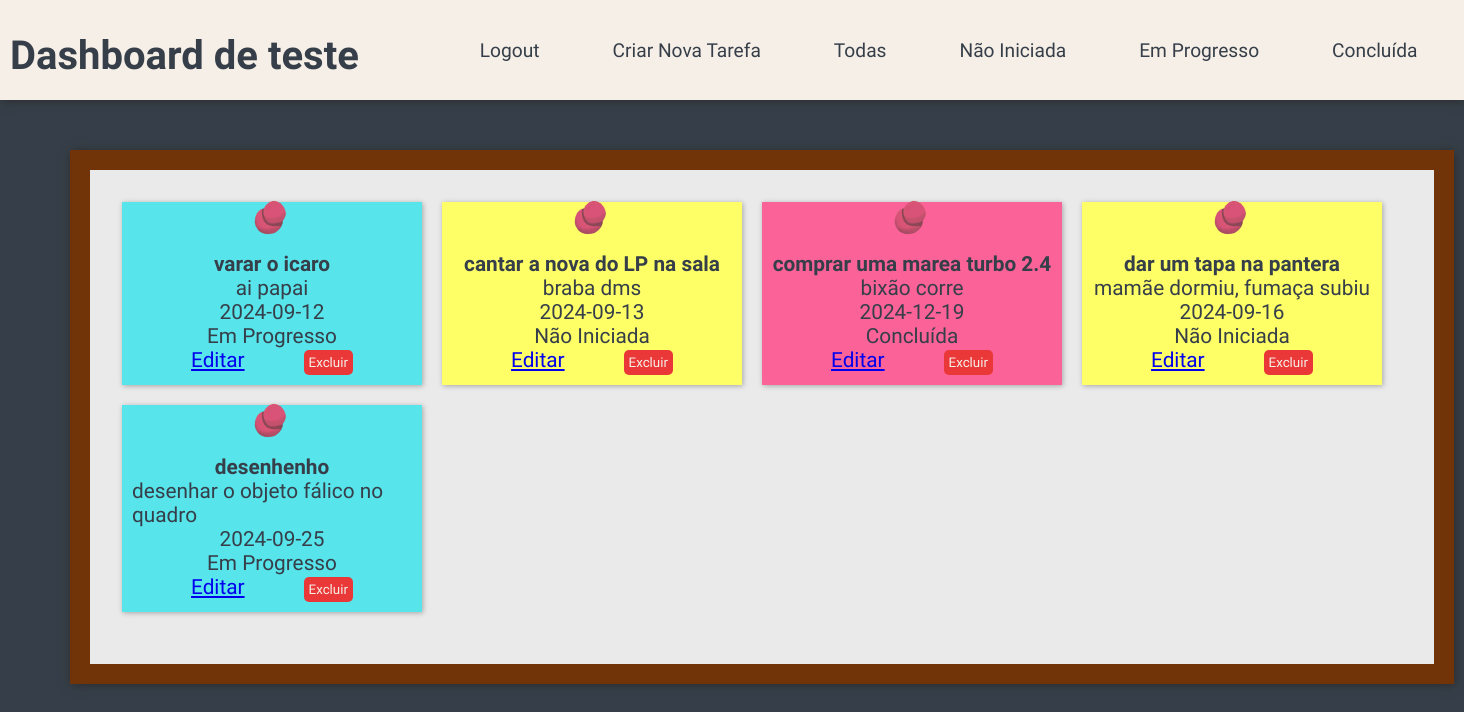
The page /dashboard (signed in) on the database its author committed.
### models.py (models this page shows)
class User(db.Model, UserMixin):
    id = db.Column(db.Integer, primary_key=True)
    name = db.Column(db.String(100), nullable=False)
    password = db.Column(db.String(100), nullable=False)
    events = db.relationship('Event', backref='user', lazy=True)

class Event(db.Model):
    id = db.Column(db.Integer, primary_key=True)
    name = db.Column(db.String(100), nullable=False)
    date = db.Column(db.Date, nullable=False)
    description = db.Column(db.Text, nullable=False)
    status = db.Column(Enum(StatusEnum), nullable=False, default=StatusEnum.NOT_STARTED.name)
    user_id = db.Column(db.Integer, db.ForeignKey('user.id'), nullable=False)

### main.py (the view)
@app.route('/dashboard', methods=['GET'])
@login_required
def dashboard():
    users = User.query.all()
    filter_status = request.args.get('filter')
    if filter_status:
        events = Event.query.filter_by(user_id=current_user.id, status=filter_status).all()
    else:
        events = Event.query.filter_by(user_id=current_user.id).all()
    return render_template('dashboard.html', events=events, filter=filter_status)

### models.py (called while the page is built)
@login_manager.user_loader
def load_user(user_id):
    return User.query.get(int(user_id))

### templates/dashboard.html (shortened to what this page needs)
<!DOCTYPE html>
<html lang="en">
<head>
    <link rel="stylesheet" href="{{ url_for('static', filename='css/dashboard.css') }}">
</head>
<body>
    <div class="header">
        <h2>Dashboard de {{ current_user.name }}</h2>
        <div class="options">
            <a href="{{ url_for('logout') }}" class="btn btn-secondary logout-button">Logout</a>
            <a href="{{ url_for('new_event') }}" class="btn btn-primary new-task-button">Criar Nova Tarefa</a>
            <a href="{{ url_for('dashboard') }}" class="btn btn-secondary {% if not filter %}active{% endif %} filter-button">Todas</a>
            <a href="{{ url_for('dashboard', filter='NOT_STARTED') }}" class="btn btn-secondary {% if filter == 'NOT_STARTED' %}active{% endif %} filter-button">Não Iniciada</a>
            <a href="{{ url_for('dashboard', filter='IN_PROGRESS') }}" class="btn btn-secondary {% if filter == 'IN_PROGRESS' %}active{% endif %} filter-button">Em Progresso</a>
            <a href="{{ url_for('dashboard', filter='FINISHED') }}" class="btn btn-secondary {% if filter == 'FINISHED' %}active{% endif %} filter-button">Concluída</a>
        </div>
    </div>
    <div class="content">
        <table class="table">
            <tbody>
                {% for event in events %}
                <tr class="{% if event.status.value == 'Em Progresso' %}in-progress{% elif event.status.value == 'Concluída' %}finished{% else %}not-started{% endif %}">
                        <td><img src="{{ url_for('static', filename='img/pin.png') }}" alt="Pin"></td>
                        <td class="negrito">{{ event.name }}</td>
                        <td>{{ event.description }}</td>
                        <td>{{ event.date }}</td>
                        <td>{{ event.status.value }}</td>
                        <td>
                            <a href="{{ url_for('edit_event', event_id=event.id) }}" class="btn btn-warning edit_button">Editar</a>
                            <form action="{{ url_for('delete_event', event_id=event.id) }}" method="post" style="display:inline;" onsubmit="return confirmDelete(event);">
                                <button type="submit" class="btn btn-danger delete_button">Excluir</button>
                            </form>
                        </td>
                    </tr>
                {% endfor %}
            </tbody>
        </table>
    </div>
</body>
</html>

### static/css/dashboard.css (style rules this page uses)
* { margin: 0; padding: 0; box-sizing: border-box; font-family: "Indie Flower", cursive; }
body { background-color: #363f49; height: 100%; width: 100%; }
.header { display: flex; align-items: center; background-color: #f6efe7; color: #363f49; padding: 10px; box-shadow: 1px 1px 10px #2c2c2c; height: 100px; }
h2 { font-size: 2.5rem; padding-top: 10px; width: 30%; }
.options { display: flex; justify-content: space-around; width: 70%; }
.options a { text-decoration: none; background-color: #f6efe7; color: #363f49; font-size: 1.2rem; padding: 10px; border-radius: 5px; transition: 0.3s ease-in; }
.content { display: flex; min-height: 50px; width: 1384px; background-color: #eaeaea; border: 20px solid #713409; margin-left: 70px; margin-top: 50px; box-shadow: 1px 1px 10px #2c2c2c; }
tbody { display: flex; flex-wrap: wrap; }
table { width: 100%; height: 100%; padding: 30px; }
tr { color: #363f49; font-size: 1.3rem; display: flex; flex-direction: column; margin-bottom: 20px; padding: 10px; width: 300px; margin-right: 20px; box-shadow: 1px 1px 5px #2c2c2c5b; }
img { height: 70px; width: 50px; margin-top: -30px; }
td { display: flex; justify-content: space-evenly; }
.in-progress { background-color: #57e4eb; }
.finished { background-color: #fb6298; }
.not-started { background-color: #feff66; }
button { background-color: #ea3838; color: #f6efe7; border: none; padding: 5px; border-radius: 5px; transition: 0.3s ease-in; }
.negrito { font-weight: bold; }

### rows shown on the page
User: name "teste"
Event: name "varar o icaro", description "ai papai", date "2024-09-12", status.value "Em Progresso"
Event: name "cantar a nova do LP na sala", description "braba dms", date "2024-09-13", status.value "Não Iniciada"
Event: name "comprar uma marea turbo 2.4", description "bixão corre", date "2024-12-19", status.value "Concluída"
Event: name "dar um tapa na pantera", description "mamãe dormiu, fumaça subiu", date "2024-09-16", status.value "Não Iniciada"
Event: name "desenhenho", description "desenhar o objeto fálico no quadro", date "2024-09-25", status.value "Em Progresso"
